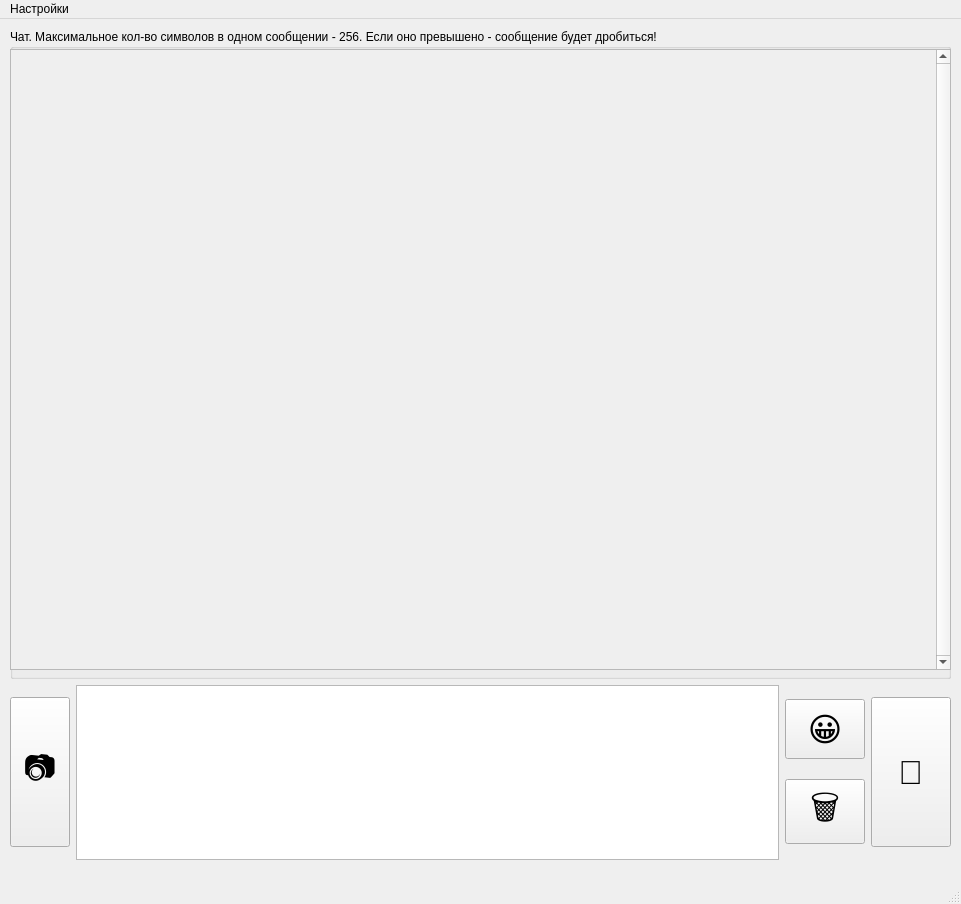
<?xml version="1.0" encoding="UTF-8"?>
<ui version="4.0">
 <class>MainWindow</class>
 <widget class="QMainWindow" name="MainWindow">
  <property name="geometry">
   <rect>
    <x>0</x>
    <y>0</y>
    <width>961</width>
    <height>904</height>
   </rect>
  </property>
  <property name="minimumSize">
   <size>
    <width>961</width>
    <height>904</height>
   </size>
  </property>
  <property name="maximumSize">
   <size>
    <width>961</width>
    <height>904</height>
   </size>
  </property>
  <property name="windowTitle">
   <string>MainWindow</string>
  </property>
  <widget class="QWidget" name="centralwidget">
   <widget class="QWidget" name="verticalLayoutWidget">
    <property name="geometry">
     <rect>
      <x>10</x>
      <y>10</y>
      <width>941</width>
      <height>831</height>
     </rect>
    </property>
    <layout class="QVBoxLayout" name="verticalLayout">
     <item>
      <widget class="QGroupBox" name="MessagesBox">
       <property name="minimumSize">
        <size>
         <width>0</width>
         <height>650</height>
        </size>
       </property>
       <property name="title">
        <string>Чат. Максимальное кол-во символов в одном сообщении - 256. Если оно превышено - сообщение будет дробиться!</string>
       </property>
       <widget class="QScrollArea" name="MessagesScrollArea">
        <property name="geometry">
         <rect>
          <x>0</x>
          <y>20</y>
          <width>941</width>
          <height>621</height>
         </rect>
        </property>
        <property name="sizePolicy">
         <sizepolicy hsizetype="Preferred" vsizetype="Preferred">
          <horstretch>0</horstretch>
          <verstretch>0</verstretch>
         </sizepolicy>
        </property>
        <property name="verticalScrollBarPolicy">
         <enum>Qt::ScrollBarAlwaysOn</enum>
        </property>
        <property name="horizontalScrollBarPolicy">
         <enum>Qt::ScrollBarAlwaysOff</enum>
        </property>
        <property name="widgetResizable">
         <bool>true</bool>
        </property>
        <widget class="QWidget" name="scrollAreaWidgetContents">
         <property name="geometry">
          <rect>
           <x>0</x>
           <y>0</y>
           <width>922</width>
           <height>619</height>
          </rect>
         </property>
         <property name="sizePolicy">
          <sizepolicy hsizetype="Preferred" vsizetype="Preferred">
           <horstretch>0</horstretch>
           <verstretch>0</verstretch>
          </sizepolicy>
         </property>
         <widget class="QWidget" name="verticalLayoutWidget_2">
          <property name="geometry">
           <rect>
            <x>0</x>
            <y>0</y>
            <width>941</width>
            <height>621</height>
           </rect>
          </property>
          <layout class="QVBoxLayout" name="MessagesLayout">
           <property name="sizeConstraint">
            <enum>QLayout::SetFixedSize</enum>
           </property>
          </layout>
         </widget>
        </widget>
       </widget>
      </widget>
     </item>
     <item>
      <layout class="QHBoxLayout" name="ChatButtonLayout">
       <item>
        <widget class="QPushButton" name="photoButton">
         <property name="minimumSize">
          <size>
           <width>0</width>
           <height>150</height>
          </size>
         </property>
         <property name="maximumSize">
          <size>
           <width>60</width>
           <height>150</height>
          </size>
         </property>
         <property name="font">
          <font>
           <pointsize>24</pointsize>
          </font>
         </property>
         <property name="text">
          <string>📷</string>
         </property>
        </widget>
       </item>
       <item>
        <widget class="QTextEdit" name="textEditSend">
         <property name="minimumSize">
          <size>
           <width>0</width>
           <height>160</height>
          </size>
         </property>
         <property name="maximumSize">
          <size>
           <width>800</width>
           <height>180</height>
          </size>
         </property>
         <property name="font">
          <font>
           <pointsize>16</pointsize>
          </font>
         </property>
        </widget>
       </item>
       <item>
        <layout class="QGridLayout" name="EmojiPhotoLayout">
         <item row="1" column="0">
          <widget class="QPushButton" name="clearButton">
           <property name="minimumSize">
            <size>
             <width>0</width>
             <height>60</height>
            </size>
           </property>
           <property name="font">
            <font>
             <pointsize>25</pointsize>
            </font>
           </property>
           <property name="text">
            <string>🗑️</string>
           </property>
          </widget>
         </item>
         <item row="0" column="0">
          <widget class="QPushButton" name="emojiButton">
           <property name="minimumSize">
            <size>
             <width>60</width>
             <height>60</height>
            </size>
           </property>
           <property name="maximumSize">
            <size>
             <width>100</width>
             <height>16777215</height>
            </size>
           </property>
           <property name="font">
            <font>
             <pointsize>25</pointsize>
             <stylestrategy>PreferDefault</stylestrategy>
            </font>
           </property>
           <property name="text">
            <string>😀</string>
           </property>
          </widget>
         </item>
        </layout>
       </item>
       <item>
        <widget class="QPushButton" name="sendButton">
         <property name="minimumSize">
          <size>
           <width>0</width>
           <height>150</height>
          </size>
         </property>
         <property name="font">
          <font>
           <pointsize>25</pointsize>
          </font>
         </property>
         <property name="text">
          <string>📩</string>
         </property>
        </widget>
       </item>
      </layout>
     </item>
    </layout>
   </widget>
  </widget>
  <widget class="QMenuBar" name="menubar">
   <property name="geometry">
    <rect>
     <x>0</x>
     <y>0</y>
     <width>961</width>
     <height>25</height>
    </rect>
   </property>
   <widget class="QMenu" name="menu">
    <property name="title">
     <string>Настройки</string>
    </property>
    <addaction name="SetConnectionAction"/>
    <addaction name="VolumeAction"/>
    <addaction name="ClientsAction"/>
   </widget>
   <addaction name="menu"/>
  </widget>
  <widget class="QStatusBar" name="statusbar"/>
  <action name="SetConnectionAction">
   <property name="text">
    <string>Установить подключение</string>
   </property>
  </action>
  <action name="About">
   <property name="text">
    <string>О подключении</string>
   </property>
  </action>
  <action name="VolumeAction">
   <property name="text">
    <string>Измен. громкость уведомл.</string>
   </property>
  </action>
  <action name="ClientsAction">
   <property name="text">
    <string>Клиенты</string>
   </property>
  </action>
 </widget>
 <resources/>
 <connections/>
</ui>
